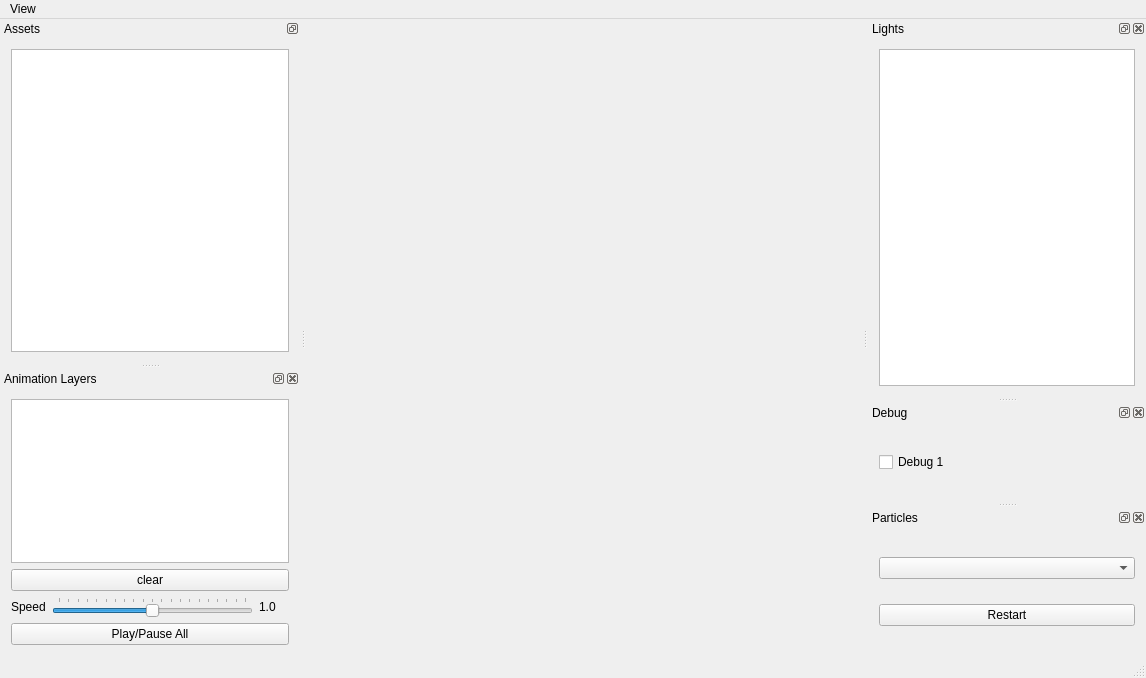
<?xml version="1.0" encoding="UTF-8"?>
<ui version="4.0">
 <class>ArxViewerClass</class>
 <widget class="QMainWindow" name="ArxViewerClass">
  <property name="geometry">
   <rect>
    <x>0</x>
    <y>0</y>
    <width>1146</width>
    <height>678</height>
   </rect>
  </property>
  <property name="windowTitle">
   <string>Arx Viewer</string>
  </property>
  <property name="locale">
   <locale language="C" country="AnyCountry"/>
  </property>
  <widget class="QWidget" name="centralWidget">
   <property name="autoFillBackground">
    <bool>false</bool>
   </property>
   <layout class="QGridLayout" name="gridLayout">
    <item row="0" column="0">
     <layout class="QVBoxLayout" name="verticalLayout"/>
    </item>
   </layout>
  </widget>
  <widget class="QMenuBar" name="menuBar">
   <property name="geometry">
    <rect>
     <x>0</x>
     <y>0</y>
     <width>1146</width>
     <height>20</height>
    </rect>
   </property>
   <widget class="QMenu" name="menuView">
    <property name="title">
     <string>View</string>
    </property>
    <widget class="QMenu" name="menuNormals">
     <property name="title">
      <string>Normals</string>
     </property>
     <addaction name="actionShow_Vertex_Normals"/>
     <addaction name="actionShow_Face_Normals"/>
    </widget>
    <addaction name="menuNormals"/>
   </widget>
   <addaction name="menuView"/>
  </widget>
  <widget class="QStatusBar" name="statusBar"/>
  <widget class="QDockWidget" name="assetsDock">
   <property name="minimumSize">
    <size>
     <width>300</width>
     <height>225</height>
    </size>
   </property>
   <property name="locale">
    <locale language="C" country="AnyCountry"/>
   </property>
   <property name="features">
    <set>QDockWidget::DockWidgetFloatable|QDockWidget::DockWidgetMovable</set>
   </property>
   <property name="allowedAreas">
    <set>Qt::LeftDockWidgetArea|Qt::RightDockWidgetArea</set>
   </property>
   <property name="windowTitle">
    <string>Assets</string>
   </property>
   <attribute name="dockWidgetArea">
    <number>1</number>
   </attribute>
   <widget class="QWidget" name="assetsDockContent">
    <layout class="QVBoxLayout" name="verticalLayout_2">
     <item>
      <widget class="QTreeView" name="assetsTree">
       <property name="sizePolicy">
        <sizepolicy hsizetype="Preferred" vsizetype="Minimum">
         <horstretch>0</horstretch>
         <verstretch>0</verstretch>
        </sizepolicy>
       </property>
       <property name="minimumSize">
        <size>
         <width>100</width>
         <height>0</height>
        </size>
       </property>
       <property name="baseSize">
        <size>
         <width>0</width>
         <height>0</height>
        </size>
       </property>
       <attribute name="headerDefaultSectionSize">
        <number>150</number>
       </attribute>
      </widget>
     </item>
    </layout>
   </widget>
  </widget>
  <widget class="QDockWidget" name="animationLayersDock">
   <property name="sizePolicy">
    <sizepolicy hsizetype="Preferred" vsizetype="Minimum">
     <horstretch>0</horstretch>
     <verstretch>0</verstretch>
    </sizepolicy>
   </property>
   <property name="windowTitle">
    <string>Animation Layers</string>
   </property>
   <attribute name="dockWidgetArea">
    <number>1</number>
   </attribute>
   <widget class="QWidget" name="animationLayersContent">
    <layout class="QGridLayout" name="gridLayout_2">
     <item row="1" column="0" colspan="3">
      <widget class="QPushButton" name="pushButton">
       <property name="text">
        <string>clear</string>
       </property>
      </widget>
     </item>
     <item row="2" column="2">
      <widget class="QLabel" name="animationSpeedLabel">
       <property name="sizePolicy">
        <sizepolicy hsizetype="Fixed" vsizetype="Preferred">
         <horstretch>0</horstretch>
         <verstretch>0</verstretch>
        </sizepolicy>
       </property>
       <property name="minimumSize">
        <size>
         <width>30</width>
         <height>0</height>
        </size>
       </property>
       <property name="text">
        <string>1.0</string>
       </property>
       <property name="textFormat">
        <enum>Qt::PlainText</enum>
       </property>
       <property name="textInteractionFlags">
        <set>Qt::TextSelectableByMouse</set>
       </property>
      </widget>
     </item>
     <item row="4" column="0" colspan="3">
      <widget class="QPushButton" name="pushButton_2">
       <property name="text">
        <string>Play/Pause All</string>
       </property>
       <property name="checkable">
        <bool>true</bool>
       </property>
       <property name="checked">
        <bool>false</bool>
       </property>
      </widget>
     </item>
     <item row="2" column="1">
      <widget class="QSlider" name="horizontalSlider_2">
       <property name="minimum">
        <number>0</number>
       </property>
       <property name="maximum">
        <number>200</number>
       </property>
       <property name="singleStep">
        <number>10</number>
       </property>
       <property name="pageStep">
        <number>50</number>
       </property>
       <property name="value">
        <number>100</number>
       </property>
       <property name="tracking">
        <bool>true</bool>
       </property>
       <property name="orientation">
        <enum>Qt::Horizontal</enum>
       </property>
       <property name="invertedAppearance">
        <bool>false</bool>
       </property>
       <property name="invertedControls">
        <bool>false</bool>
       </property>
       <property name="tickPosition">
        <enum>QSlider::TicksAbove</enum>
       </property>
       <property name="tickInterval">
        <number>10</number>
       </property>
      </widget>
     </item>
     <item row="2" column="0">
      <widget class="QLabel" name="label">
       <property name="text">
        <string>Speed</string>
       </property>
      </widget>
     </item>
     <item row="0" column="0" colspan="3">
      <widget class="QListView" name="animationLayersList">
       <property name="sizePolicy">
        <sizepolicy hsizetype="Expanding" vsizetype="Minimum">
         <horstretch>0</horstretch>
         <verstretch>0</verstretch>
        </sizepolicy>
       </property>
       <property name="sizeAdjustPolicy">
        <enum>QAbstractScrollArea::AdjustToContents</enum>
       </property>
       <property name="alternatingRowColors">
        <bool>true</bool>
       </property>
       <property name="resizeMode">
        <enum>QListView::Adjust</enum>
       </property>
      </widget>
     </item>
    </layout>
   </widget>
  </widget>
  <widget class="QDockWidget" name="lightsDock">
   <property name="windowTitle">
    <string>Lights</string>
   </property>
   <attribute name="dockWidgetArea">
    <number>2</number>
   </attribute>
   <widget class="QWidget" name="lightsDockContent">
    <layout class="QVBoxLayout" name="verticalLayout_3">
     <item>
      <widget class="QTableView" name="lightsTable">
       <attribute name="horizontalHeaderDefaultSectionSize">
        <number>20</number>
       </attribute>
       <attribute name="horizontalHeaderMinimumSectionSize">
        <number>10</number>
       </attribute>
       <attribute name="verticalHeaderMinimumSectionSize">
        <number>10</number>
       </attribute>
      </widget>
     </item>
    </layout>
   </widget>
  </widget>
  <widget class="QDockWidget" name="dockWidget">
   <property name="windowTitle">
    <string>Debug</string>
   </property>
   <attribute name="dockWidgetArea">
    <number>2</number>
   </attribute>
   <widget class="QWidget" name="dockWidgetContents">
    <layout class="QGridLayout" name="gridLayout_3">
     <item row="0" column="0">
      <widget class="QCheckBox" name="debug1CheckBox">
       <property name="text">
        <string>Debug 1</string>
       </property>
      </widget>
     </item>
    </layout>
   </widget>
  </widget>
  <widget class="QDockWidget" name="particleDock">
   <property name="floating">
    <bool>false</bool>
   </property>
   <property name="windowTitle">
    <string>Particles</string>
   </property>
   <attribute name="dockWidgetArea">
    <number>2</number>
   </attribute>
   <widget class="QWidget" name="dockWidgetContents_2">
    <layout class="QVBoxLayout" name="verticalLayout_4">
     <item>
      <widget class="QComboBox" name="particlesComboBox"/>
     </item>
     <item>
      <widget class="QPushButton" name="pushButton_3">
       <property name="text">
        <string>Restart</string>
       </property>
      </widget>
     </item>
    </layout>
   </widget>
  </widget>
  <action name="actionShow_Vertex_Normals">
   <property name="checkable">
    <bool>true</bool>
   </property>
   <property name="text">
    <string>Show Vertex Normals</string>
   </property>
  </action>
  <action name="actionShow_Face_Normals">
   <property name="checkable">
    <bool>true</bool>
   </property>
   <property name="text">
    <string>Show Face Normals</string>
   </property>
  </action>
 </widget>
 <layoutdefault spacing="6" margin="11"/>
 <resources/>
 <connections/>
</ui>
